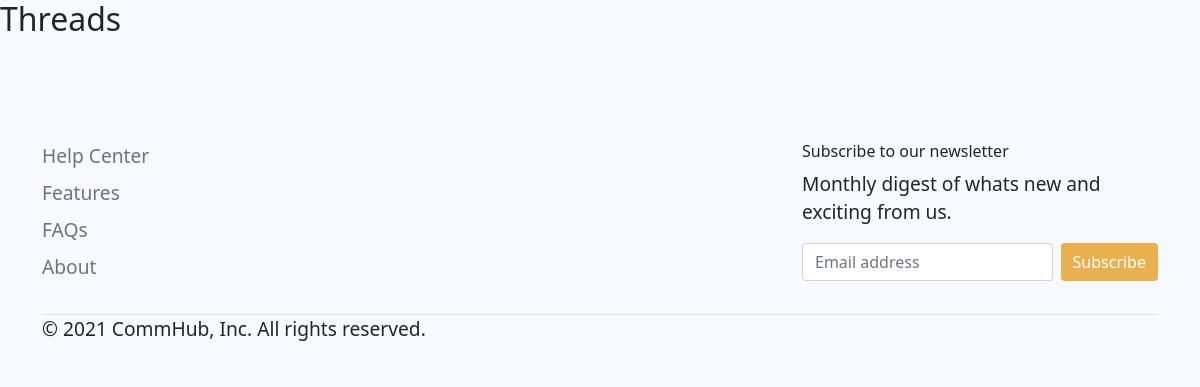
The page /index.php/threads on the database as committed earlier.
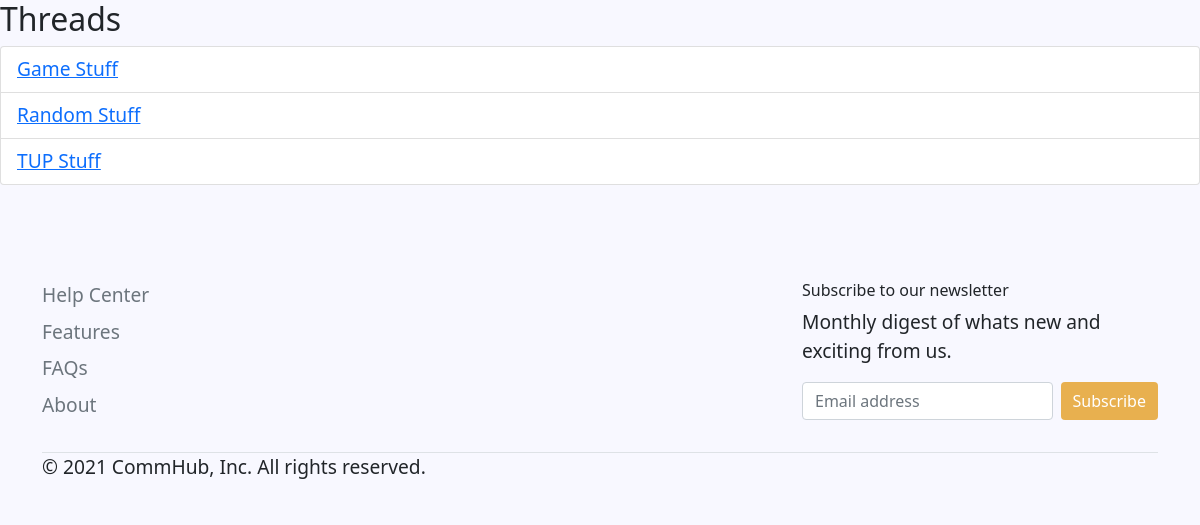
The same page on the database as committed later.
### tables this page shows
CREATE TABLE `threads` (
  `id` int(255) NOT NULL,
  `name` varchar(255) NOT NULL,
  `date` datetime NOT NULL DEFAULT current_timestamp()
);

### application/libraries/Sitelayout.php (called while the page is built, shortened)
<?php
class Sitelayout {
    private $CI;
    public function __construct() {
        $this->CI =& get_instance();
    }
    public function loadTemplate($content = null, $data = null) {
        $layout = array();
        $layout['navbar2'] = $this->CI->load->view('templates/navbar2', null, true);
        $layout['navbar3'] = $this->CI->load->view('templates/navbar3', null, true);
        $layout['footer'] = $this->CI->load->view('templates/footer', null, true);
        $layout['content'] = $this->CI->load->view($content, $data, true);
        $this->CI->load->view('templates/content', $layout);
    }
}

### application/controllers/Threads.php (called while the page is built, shortened)
<?php
class Threads extends CI_Controller {
    public function index(){
        $data['title'] = 'Threads';
        $data['threads'] = $this->threads_model->get_threads();
        $this->sitelayout->loadTemplate('threads/index',$data);
    }
}

### index.php (called while the page is built, shortened)
<?php
require_once BASEPATH.'core/CodeIgniter.php';

### application/models/Threads_model.php (called while the page is built, shortened)
<?php
		class Threads_model extends CI_Model{
            public function get_threads(){
                $this->db->order_by('name');
                $query = $this->db->get('threads');
                return $query->result_array();
            }
        }

### application/views/threads/index.php (the view)
<h2><?= $title; ?></h2>
<ul class="list-group">
<?php foreach($threads as $thread) : ?>
	<li class="list-group-item"><a href="<?php echo site_url('/threads/posts/'.$thread['id']); ?>"><?php echo $thread['name']; ?></a>
	</li>
<?php endforeach; ?>
</ul>

### application/views/templates/footer.php (shortened to what this page needs)
<!DOCTYPE html>
<html>
<head>
    <link href="https://cdn.jsdelivr.net/npm/bootstrap@5.1.3/dist/css/bootstrap.min.css" rel="stylesheet">
</head>
<div class="container">
        <footer class="pt-5 mt-5">
          <div class="row">
            <div class="col-6">
              <ul class="nav flex-column">
                <li class="nav-item mb-2"><a href="#" class="nav-link p-0 text-muted">Help Center</a></li>
                <li class="nav-item mb-2"><a href="#" class="nav-link p-0 text-muted">Features</a></li>
                <li class="nav-item mb-2"><a href="#" class="nav-link p-0 text-muted">FAQs</a></li>
                <li class="nav-item mb-2"><a href="#" class="nav-link p-0 text-muted">About</a></li>
              </ul>
            </div>
            <div class="col-4 offset-2">
              <form>
                <h6>Subscribe to our newsletter</h6>
                <p>Monthly digest of whats new and exciting from us.</p>
                <div class="d-flex w-100 gap-2">
                  <input id="newsletter1" type="text" class="form-control" placeholder="Email address">
                  <button class="btn btn-primary" type="button">Subscribe</button>
                </div>
              </form>
            </div>
          </div>
          <div class="d-flex justify-content-between mt-4 border-top">
            <p>&copy; 2021 CommHub, Inc. All rights reserved.</p>
            <ul class="list-unstyled d-flex">
              <li class="ms-3"><a class="link-dark" href="#"><svg class="bi" width="24" height="24"><use xlink:href="#twitter"/></svg></a></li>
              <li class="ms-3"><a class="link-dark" href="#"><svg class="bi" width="24" height="24"><use xlink:href="#instagram"/></svg></a></li>
              <li class="ms-3"><a class="link-dark" href="#"><svg class="bi" width="24" height="24"><use xlink:href="#facebook"/></svg></a></li>
            </ul>
          </div>
        </footer>
      </div>
</body>
</html>

### application/views/templates/content.php (shortened to what this page needs)
<?php
    echo $content;
    echo $footer;
?>

Rows that differ between the two databases and show on the page:
added threads: name "Game Stuff"
added threads: name "Random Stuff"
added threads: name "TUP Stuff"
